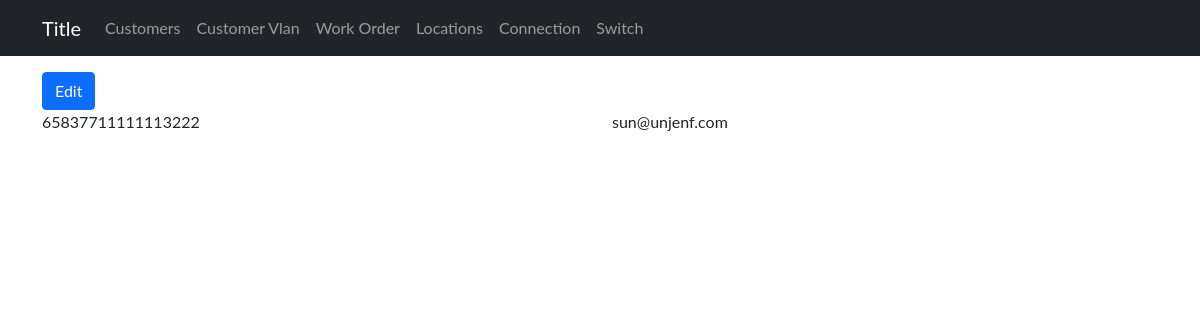
/devices/2, run on an earlier commit of the app's database.
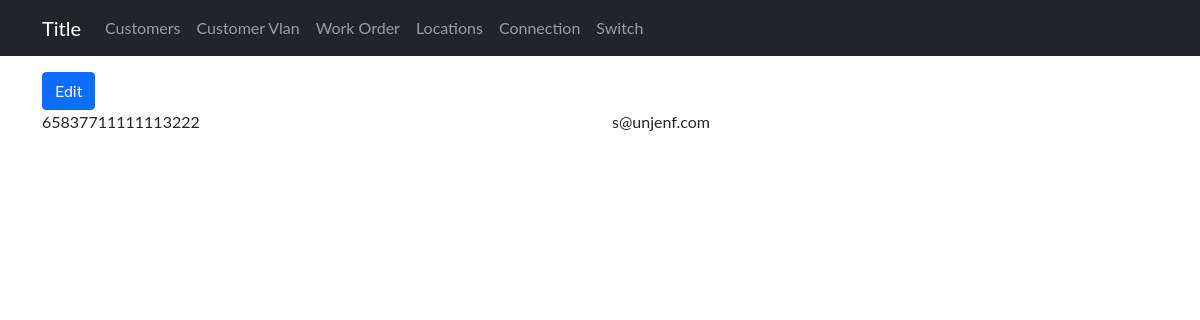
And on a later commit of the database.
### sitadevices/models.py (models this page shows)
class Customer(models.Model):
    company_name = models.CharField(max_length=255)
    contact_person = models.CharField(max_length=255)
    email = models.EmailField()
    phone = models.IntegerField()
    active = models.CharField(choices=yesno, max_length=200)
    submitted_date_time = models.DateTimeField(default=timezone.now)

### sitadevices/views.py (the view)
# urls.py: path('<int:customer_id>', CustomerInd, name='customerind'),
def CustomerInd(request, customer_id):
    customer = Customer.objects.filter(id = customer_id)
    dic = {
        'customer': customer,
    }
    return render(request, 'admin/indcustomer.html', {'dic': dic})

### sitadevices/templates/admin/indcustomer.html
{% extends 'admin/base1.html' %}
{% block content %}
{% for c in dic.customer %}
    <div class="container">
        <a href="{%url 'device:customerupd' c.id%}"><button type="button" class="btn btn-primary mt-3">Edit</button></a>
        <div class="row">
            <div class="col-sm-6">
                {{c.phone}}
            </div>
            <div class="col-sm-6">
                {{c.email}}
            </div>
        </div>
    </div>
{% endfor %}
{% endblock  %}

What changed in the data, as far as the page shows it:
changed Customer: email "sun@unjenf.com" → "s@unjenf.com"
